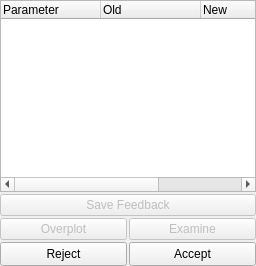
       <widget class="QWidget" name="page_10">
        <layout class="QVBoxLayout" name="verticalLayout_13">
         <property name="spacing">
          <number>2</number>
         </property>
         <property name="margin">
          <number>0</number>
         </property>
         <item>
          <widget class="FittingTreeWidget" name="rp_fitoutTreeView">
           <property name="indentation">
            <number>2</number>
           </property>
           <column>
            <property name="text">
             <string>Parameter</string>
            </property>
           </column>
           <column>
            <property name="text">
             <string>Old</string>
            </property>
           </column>
           <column>
            <property name="text">
             <string>New</string>
            </property>
           </column>
           <column>
            <property name="text">
             <string>Error</string>
            </property>
           </column>
          </widget>
         </item>
         <item>
          <widget class="QPushButton" name="pushButton_4">
           <property name="enabled">
            <bool>false</bool>
           </property>
           <property name="maximumSize">
            <size>
             <width>16777215</width>
             <height>24</height>
            </size>
           </property>
           <property name="toolTip">
            <string>save this feedback to the bundle for future review/reference</string>
           </property>
           <property name="text">
            <string>Save Feedback</string>
           </property>
           <property name="icon">
            <iconset resource="ui_resources.qrc">
             <normaloff>:/images/icons/add.png</normaloff>:/images/icons/add.png</iconset>
           </property>
          </widget>
         </item>
         <item>
          <layout class="QGridLayout" name="gridLayout_15">
           <item row="3" column="1">
            <widget class="QPushButton" name="rp_rejectPushButton">
             <property name="enabled">
              <bool>true</bool>
             </property>
             <property name="minimumSize">
              <size>
               <width>0</width>
               <height>24</height>
              </size>
             </property>
             <property name="maximumSize">
              <size>
               <width>16777215</width>
               <height>24</height>
              </size>
             </property>
             <property name="toolTip">
              <string>reject the proposed parameters/model</string>
             </property>
             <property name="text">
              <string>Reject</string>
             </property>
             <property name="icon">
              <iconset resource="ui_resources.qrc">
               <normaloff>:/images/icons/bin-3.png</normaloff>:/images/icons/bin-3.png</iconset>
             </property>
            </widget>
           </item>
           <item row="3" column="3">
            <widget class="QPushButton" name="rp_acceptPushButton">
             <property name="enabled">
              <bool>true</bool>
             </property>
             <property name="minimumSize">
              <size>
               <width>0</width>
               <height>24</height>
              </size>
             </property>
             <property name="maximumSize">
              <size>
               <width>16777215</width>
               <height>24</height>
              </size>
             </property>
             <property name="toolTip">
              <string>accept the proposed parameters/model</string>
             </property>
             <property name="text">
              <string>Accept</string>
             </property>
             <property name="icon">
              <iconset resource="ui_resources.qrc">
               <normaloff>:/images/icons/commit.png</normaloff>:/images/icons/commit.png</iconset>
             </property>
            </widget>
           </item>
           <item row="2" column="3">
            <widget class="QPushButton" name="pushButton_2">
             <property name="enabled">
              <bool>false</bool>
             </property>
             <property name="maximumSize">
              <size>
               <width>16777215</width>
               <height>24</height>
              </size>
             </property>
             <property name="toolTip">
              <string>view correlation and fitting statistics</string>
             </property>
             <property name="text">
              <string>Examine</string>
             </property>
             <property name="icon">
              <iconset resource="ui_resources.qrc">
               <normaloff>:/images/icons/eye.png</normaloff>:/images/icons/eye.png</iconset>
             </property>
            </widget>
           </item>
           <item row="2" column="1">
            <widget class="QPushButton" name="pushButton_3">
             <property name="enabled">
              <bool>false</bool>
             </property>
             <property name="maximumSize">
              <size>
               <width>16777215</width>
               <height>24</height>
              </size>
             </property>
             <property name="toolTip">
              <string>overplot the proposed model on the current model</string>
             </property>
             <property name="text">
              <string>Overplot</string>
             </property>
             <property name="icon">
              <iconset resource="ui_resources.qrc">
               <normaloff>:/images/icons/chart.png</normaloff>:/images/icons/chart.png</iconset>
             </property>
            </widget>
           </item>
          </layout>
         </item>
        </layout>
       </widget>
